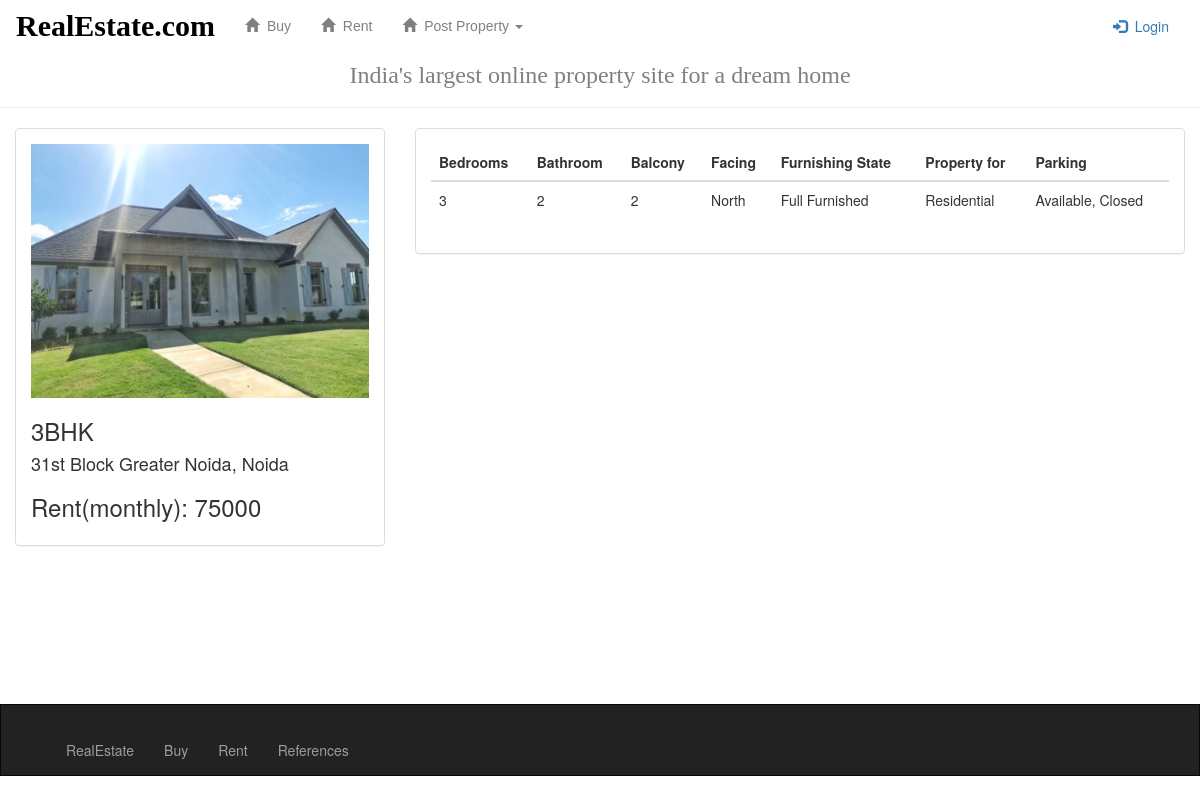
Screenshot of /property_portal/rent_detail/2/ with the database file from the repository.
### property_portal/models.py (models this page shows, shortened)
class Rent(models.Model):
    user_info = models.CharField(max_length=10, choices=USER)
    property_for = models.CharField(max_length=50, choices=PROPERTY_FOR)
    city = models.CharField(max_length=25, choices=CITY)
    address = models.TextField(max_length = 1000)
    property_type = models.CharField(max_length = 10, choices = PROPERTY_TYPE)
    bedroom = models.PositiveIntegerField(blank=False, null=True)
    bathroom = models.CharField(max_length = 5, choices = BATHROOM)
    balconies = models.CharField(max_length = 5, choices = BALCONIES)
    parking = models.CharField(max_length = 50, choices = PARKING)
    furnished_state = models.CharField(max_length = 50, choices = FURNISHED_STATE)
    monthly_charges = models.PositiveIntegerField(blank=False, null=True)
    extra_wases = models.PositiveIntegerField(blank=False, null=True)
    facing =  models.CharField(max_length = 15, null=True)
    image1 = models.FileField(null=True)
    image2 = models.FileField(null=True)
    image3 = models.FileField(null=True)
    image4 =  models.FileField(null=True)

### property_portal/views.py (the view)
# urls.py: url(r'^rent_detail/(?P<pk>[0-9]+)/$', views.RentDetailView.as_view(), name = 'rent_detail'),
class RentDetailView(generic.DetailView):
    model = Rent
    template_name = 'property_portal/rent_details.html'
    context_object_name = 'ritem'

### property_portal/templates/property_portal/rent_details.html (shortened to what this page needs)
{% extends 'property_portal/base.html'%}
{%block body%}
    <div class="container-fluid">
      <div class="row">
          <div class="col-md-4">
            <div class="panel panel-default">
              <div class="panel-body">
                    <img src="{{ ritem.image1.url }}" style="width:100%">
                        <div class="caption">
                          <h3> {{ ritem.property_type }} </h3>
                          <h4> {{ ritem.address }} </h4>
                          <h3>Rent(monthly):  {{ ritem.monthly_charges }} </h3>
                    </div>
             </div>
           </div>
         </div>
        <div class="col-md-8">
            <div class="panel panel-default">
              <div class="panel-body">
            <table class="table">
                <thead>
                <tr>
                    <th>Bedrooms</th>
                    <th>Bathroom</th>
                    <th>Balcony</th>
                    <th>Facing</th>
                    <th>Furnishing State</th>
                    <th>Property for</th>
                    <th>Parking</th>
                </tr>
                </thead>
                <tbody>
                    <tr>
                        <td>{{ ritem.bedroom }}</td>
                        <td>{{ ritem.bathroom }}</td>
                        <td>{{ ritem.balconies }}</td>
                        <td>{{ ritem.facing }}</td>
                        <td>{{ ritem.furnished_state }}</td>
                        <td>{{ ritem.property_for }}</td>
                        <td>{{ ritem.parking }}</td>
                    </tr>
                </tbody>
            </table>
            </div>
         </div>
        <div id="map" style="width:100%;height:400px;"></div>
     </div>
  </div>
   </div>
{% endblock %}

### rows the page displays
Rent: image1 (picture), property_type "3BHK", address "31st Block Greater Noida, Noida", monthly_charges "75000", bedroom "3", bathroom "2", balconies "2", facing "North", furnished_state "Full Furnished", property_for "Residential", parking "Available, Closed"
